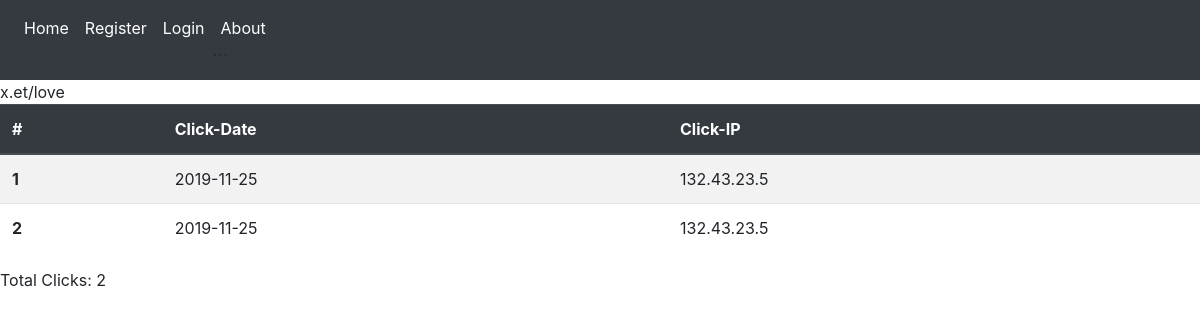
Page /link/2 on the earlier database version.
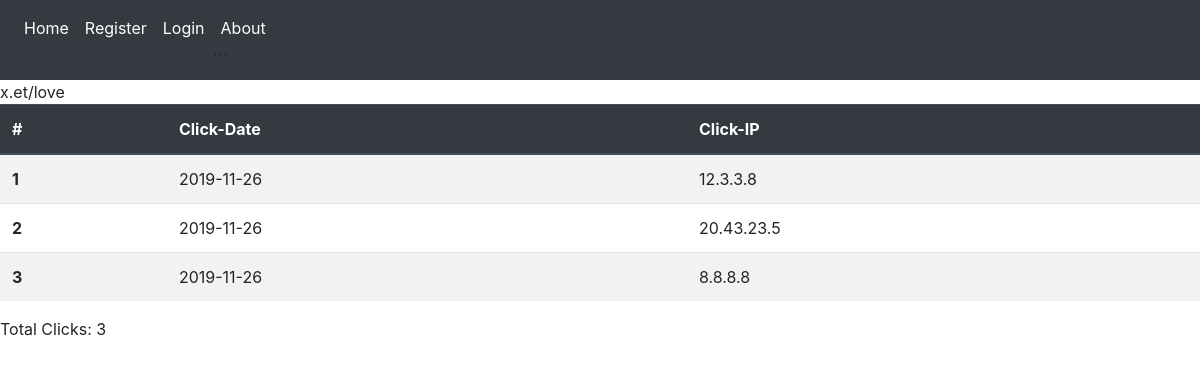
Same page on the later database version.
### short/models.py (models this page shows, shortened)
class Click(db.Model):
    id = db.Column(db.Integer, primary_key=True)
    click_date = db.Column(db.DateTime, nullable=False, default=datetime.utcnow)
    click_ip = db.Column(db.String(20), default='127.0.0.1')
    link_id = db.Column(db.Integer, db.ForeignKey('link.id'), nullable=False)

### short/routes.py (the view)
@app.route('/link/<int:link_id>')
def stat(link_id):
    link = Link.query.get_or_404(link_id)
    return render_template('link.html',title='Statistics',link=link)

### short/templates/link.html
{% extends "layout.html" %}
{% block content%}
{{ link.short_link }}
<table class="table table-striped">
    <thead class="thead-dark">
      <tr>
        <th scope="col">#</th>
        <th scope="col">Click-Date</th>
        <th scope="col">Click-IP</th>
      </tr>
    </thead>
    <tbody>
    {% for click in link.clicks %}
    <tr>
        <th scope="row">{{ loop.index }}</th>
        <td>{{ click.click_date.strftime('%Y-%m-%d') }}</td>
        <td>{{ click.click_ip }}</td>
      </tr>
    {% endfor %}
    </tbody>
  </table>
  Total Clicks: {{ link.clicks|length }}
{% endblock content %}

Differences in the rows shown:
changed Click (number 1 of 3 on the later page): click_date "2019-11-25" → "2019-11-26"; click_ip "132.43.23.5" → "12.3.3.8"
changed Click (number 2 of 3 on the later page): click_date "2019-11-25" → "2019-11-26"; click_ip "132.43.23.5" → "20.43.23.5"
now on this page (row edited): Click: click_date "2019-11-26", click_ip "8.8.8.8"
Other differences:
{{ link.clicks|length }}: "2" → "3"
